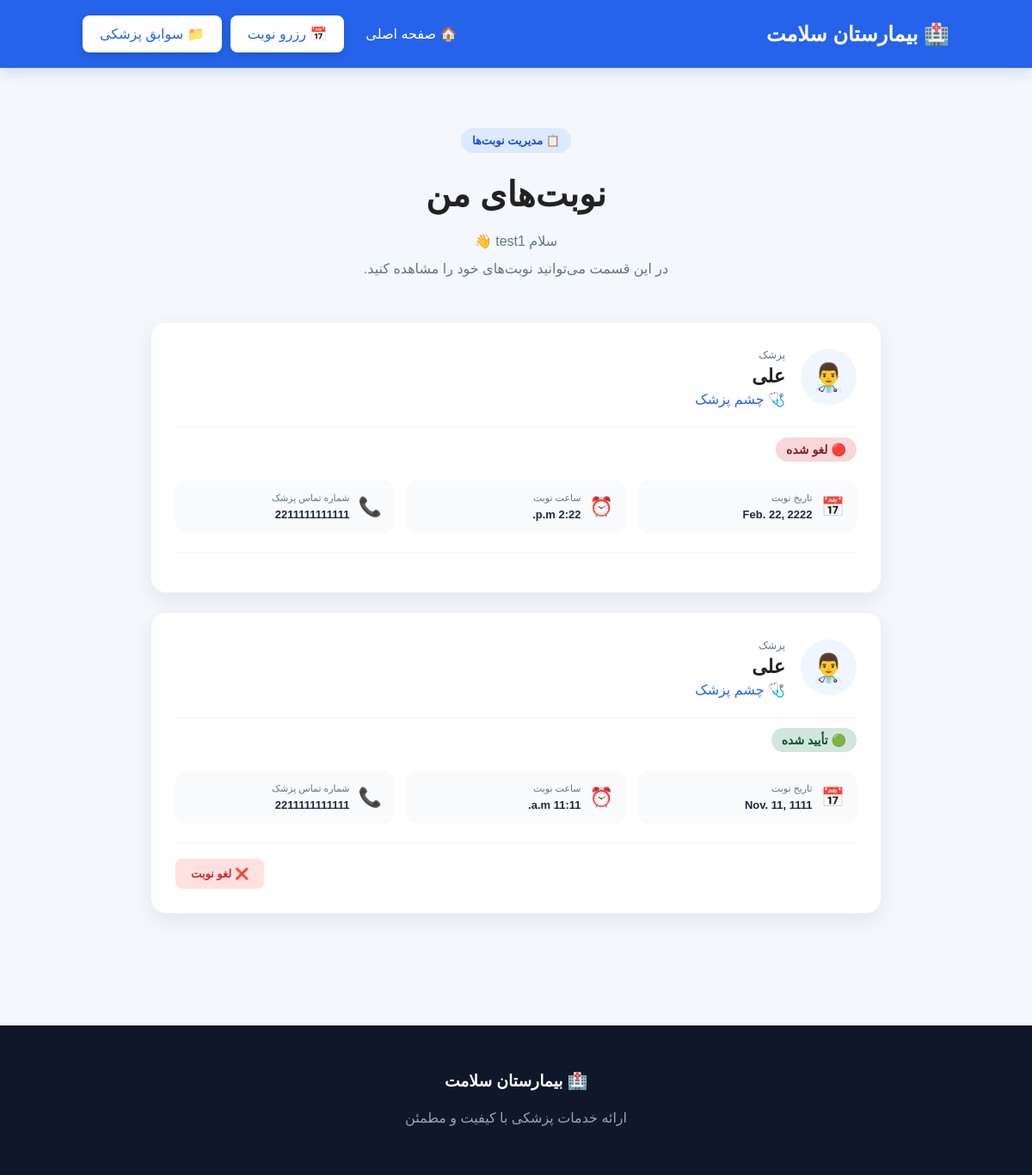
/my-appointments/ (signed in), run on an earlier commit of the app's database.
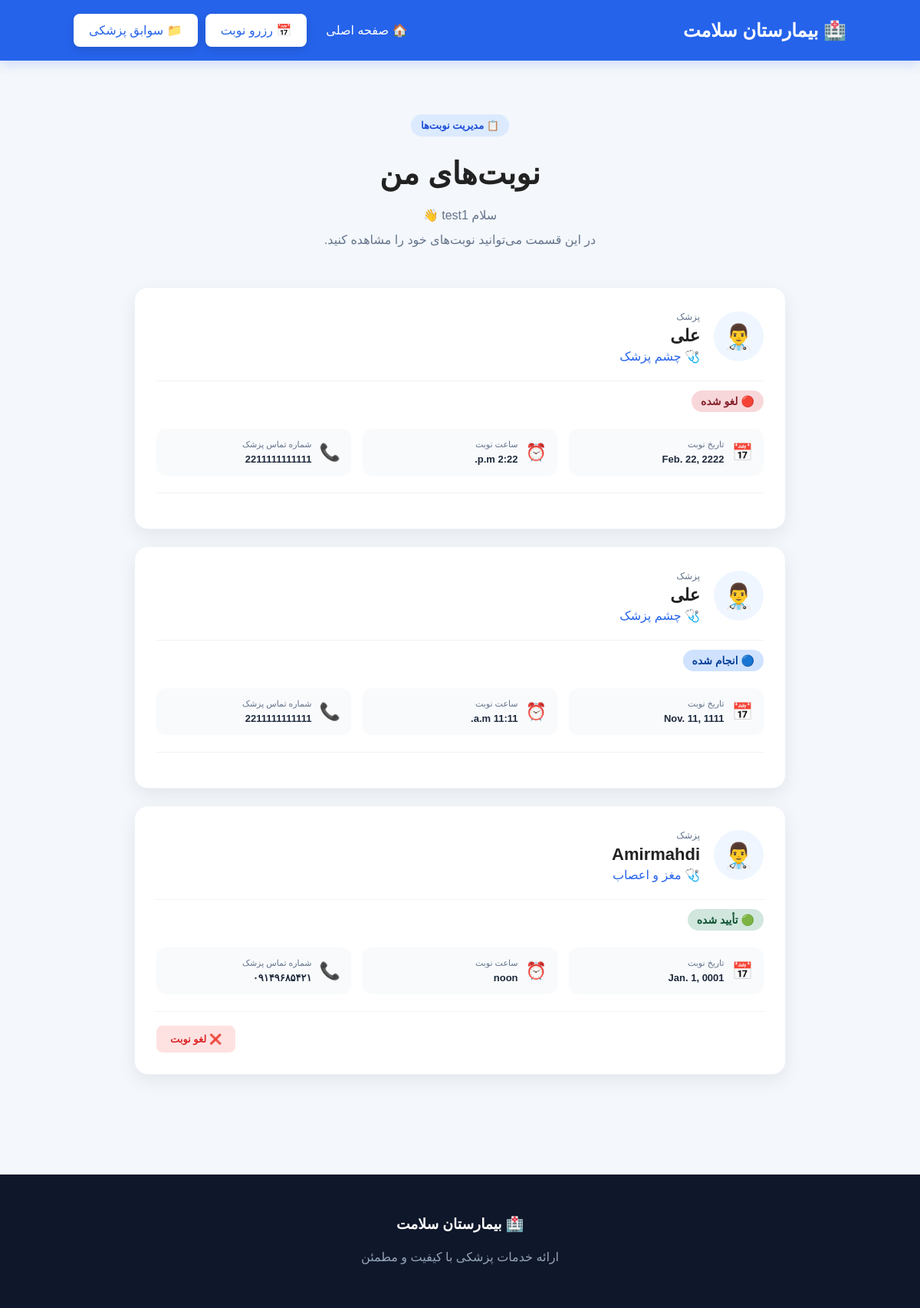
And on a later commit of the database.
### hospital/models.py (models this page shows, shortened)
class Appointment(models.Model):
    STATUS_CHOICES = [
        ("pending", "در انتظار"),
        ("confirmed", "تأیید شده"),
        ("cancelled", "لغو شده"),
        ("completed", "انجام شده"),
    ]
    patient = models.ForeignKey(
        User,
        on_delete=models.CASCADE,
        null=True,
        blank=True
    )
    patient_name = models.CharField(max_length=100)
    doctor = models.ForeignKey(
        Doctor,
        on_delete=models.CASCADE
    )
    date = models.DateField()
    time = models.TimeField()
    status = models.CharField(
        max_length=20,
        choices=STATUS_CHOICES,
        default="pending"
    )

class Doctor(models.Model):
    name = models.CharField(max_length=100)
    specialty = models.ForeignKey(
        Specialty,
        on_delete=models.SET_NULL,
        null=True,
        blank=True,
        related_name="doctors",
    )
    phone = models.CharField(max_length=20)

class Specialty(models.Model):
    name = models.CharField(max_length=100, unique=True)
    department = models.ForeignKey(
        Department,
        on_delete=models.SET_NULL,
        null=True,
        blank=True,
        related_name="specialties",
    )
    class Meta:
        verbose_name = "تخصص"
        verbose_name_plural = "تخصص‌ها"
    def __str__(self):
        return self.name

### hospital/views.py (the view)
# urls.py: path("my-appointments/",my_appointments,name="my_appointments"),
@login_required(login_url="/login/")
def my_appointments(request):
    appointments = Appointment.objects.filter(
        patient=request.user
    ).order_by("-date", "-time")
    return render(
        request,
        "my_appointments.html",
        {
            "appointments": appointments
        }
    )

### Templates/my_appointments.html (shortened to what the changed rows need)
{% load static %}
<!DOCTYPE html>
<html lang="fa" dir="rtl">
<head>
    <link rel="stylesheet" href="{% static 'css/style.css' %}">
</head>
<body class="appointments-page">
<nav>
    <h2>🏥 بیمارستان سلامت</h2>
</nav>
<section class="appointments-section">
    <div class="appointments-header">
        <h1>
            نوبت‌های من
        </h1>
    </div>
    <div class="appointments-container">
        {% for item in appointments %}
            <div class="appointment-card">
                <div class="appointment-card-top">
                    <div class="doctor-mini-icon">
                        👨‍⚕️
                    </div>
                    <div>
                        <span class="appointment-label">
                            پزشک
                        </span>
                        <h2>
                            {{ item.doctor.name }}
                        </h2>
                        <p class="doctor-specialty">
                            🩺 {{ item.doctor.specialty }}
                        </p>
                    </div>
                </div>
                <div class="appointment-status">
                    {% if item.status == "pending" %}
                        <span class="status pending">
                            🟡 در انتظار
                        </span>
                    {% elif item.status == "confirmed" %}
                        <span class="status confirmed">
                            🟢 تأیید شده
                        </span>
                    {% elif item.status == "cancelled" %}
                        <span class="status cancelled">
                            🔴 لغو شده
                        </span>
                    {% elif item.status == "completed" %}
                        <span class="status completed">
                            🔵 انجام شده
                        </span>
                    {% endif %}
                </div>
                <div class="appointment-info">
                    <div class="info-item">
                        <span class="info-icon">
                            📅
                        </span>
                        <div>
                            <small>
                                تاریخ نوبت
                            </small>
                            <strong>
                                {{ item.date }}
                            </strong>
                        </div>
                    </div>
                    <div class="info-item">
                        <span class="info-icon">
                            ⏰
                        </span>
                        <div>
                            <small>
                                ساعت نوبت
                            </small>
                            <strong>
                                {{ item.time }}
                            </strong>
                        </div>
                    </div>
                    <div class="info-item">
                        <span class="info-icon">
                            📞
                        </span>
                        <div>
                            <small>
                                شماره تماس پزشک
                            </small>
                            <strong>
                                {{ item.doctor.phone }}
                            </strong>
                        </div>
                    </div>
                </div>
                <div class="appointment-actions">
                    {% if item.status == "pending" or item.status == "confirmed" %}
                        <form
                            method="POST"
                            action="{% url 'cancel_appointment' item.id %}"
                            onsubmit="return confirm('آیا مطمئن هستید که می‌خواهید این نوبت را لغو کنید؟');"
                        >
                            <button
                                type="submit"
                                class="cancel-button"
                            >
                                ❌ لغو نوبت
                            </button>
                        </form>
                    {% endif %}
                </div>
            </div>
        {% endfor %}
    </div>
</section>
</body>
</html>

What changed in the data, as far as the page shows it:
changed Appointment "Nov. 11, 1111": status "🟢 تأیید شده ❌ لغو نوبت" → "🔵 انجام شده"
added Appointment: doctor.name "Amirmahdi", doctor.specialty "مغز و اعصاب", status "🟢 تأیید شده", date "Jan. 1, 0001", time "noon", doctor.phone "۰۹۱۴۹۶۸۵۴۲۱"
